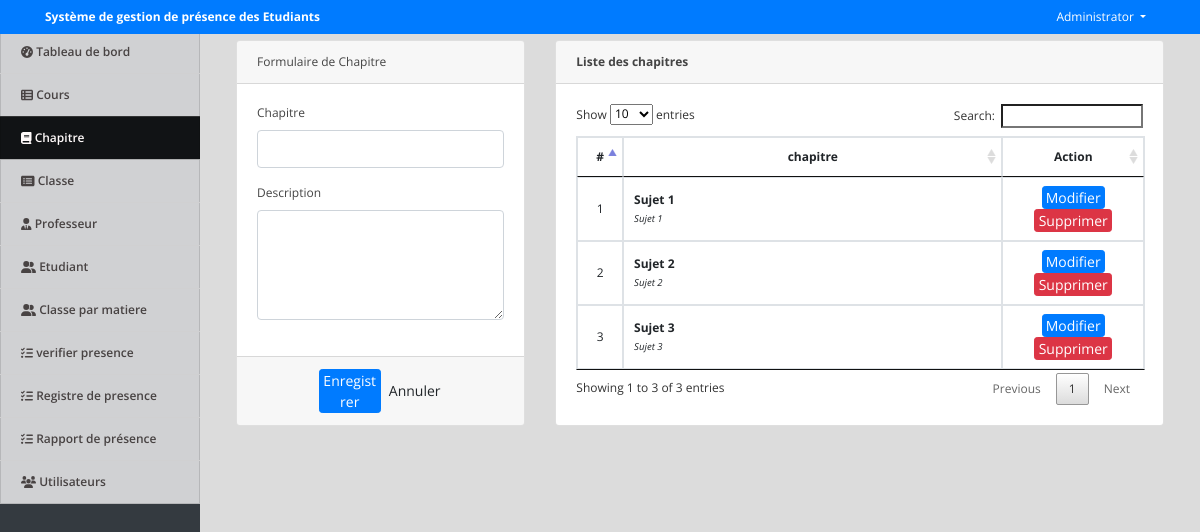
Page /index.php?page=subjects (signed in) on the committed database.
### tables this page shows
CREATE TABLE IF NOT EXISTS `subjects` (
  `id` int NOT NULL AUTO_INCREMENT,
  `subject` varchar(100) NOT NULL,
  `description` text NOT NULL,
  `date_created` datetime NOT NULL DEFAULT CURRENT_TIMESTAMP,
  PRIMARY KEY (`id`)
);

### subjects.php (the view, shortened to what this page needs)
<?php include('db_connect.php');?>
<div class="container-fluid">
	<div class="col-lg-12">
		<div class="row">
			<div class="col-md-4">
			<form action="" id="manage-subject">
				<div class="card">
					<div class="card-header">
						    Formulaire de Chapitre
				  	</div>
					<div class="card-body">
							<div class="form-group">
								<label class="control-label">Chapitre</label>
								<input type="text" class="form-control" name="subject">
							</div>
							<div class="form-group">
								<label class="control-label">Description</label>
								<textarea name="description" id="" cols="30" rows="4" class="form-control"></textarea>
							</div>
					</div>
					<div class="card-footer">
						<div class="row">
							<div class="col-md-12">
								<button class="btn btn-sm btn-primary col-sm-3 offset-md-3"> Enregistrer</button>
								<button class="btn btn-sm btn-default col-sm-3" type="reset"> Annuler</button>
							</div>
						</div>
					</div>
				</div>
			</form>
			</div>
			<div class="col-md-8">
				<div class="card">
					<div class="card-header">
						<b>Liste des chapitres</b>
					</div>
					<div class="card-body">
						<table class="table table-bordered table-hover">
							<thead>
								<tr>
									<th class="text-center" width="5%">#</th>
									<th class="text-center">chapitre</th>
									<th class="text-center" width="25%">Action</th>
								</tr>
							</thead>
							<tbody>
								<?php
								$i = 1;
								$subject = $conn->query("SELECT * FROM subjects order by id asc");
								while($row=$subject->fetch_assoc()):
								?>
								<tr>
									<td class="text-center"><?php echo $i++ ?></td>
									<td class="">
										<p><b><?php echo ucwords($row['subject']) ?></b></p>
										<small><i><?php echo $row['description'] ?></i></small>
									</td>
									<td class="text-center">
										<button class="btn btn-sm btn-primary edit_subject" type="button" data-id="<?php echo $row['id'] ?>"  data-subject="<?php echo $row['subject'] ?>"  data-description="<?php echo $row['description'] ?>" >Modifier</button>
										<button class="btn btn-sm btn-danger delete_subject" type="button" data-id="<?php echo $row['id'] ?>">Supprimer</button>
									</td>
								</tr>
								<?php endwhile; ?>
							</tbody>
						</table>
					</div>
				</div>
			</div>
		</div>
	</div>
</div>

### assets/css/style.css (style rules this page uses)
body { font-family: "Open Sans", sans-serif; color: #444444; width: 100%; height: calc(100%); font-size: 12px; }
.btn-sm { padding: .0001rem .2rem; }

### index.php (style rules this page uses)
body { background: #80808045; }

### subjects.php (style rules this page uses)
td { vertical-align: middle !important; }
td p { margin: unset; }

### rows in the picture
subjects: subject "Sujet 1", description "Sujet 1"
subjects: subject "Sujet 2", description "Sujet 2"
subjects: subject "Sujet 3", description "Sujet 3"

### other values in the picture
$_SESSION['system']['name'] "Système de gestion de présence des Etudiants"
$_SESSION['login_name'] "Administrator"
